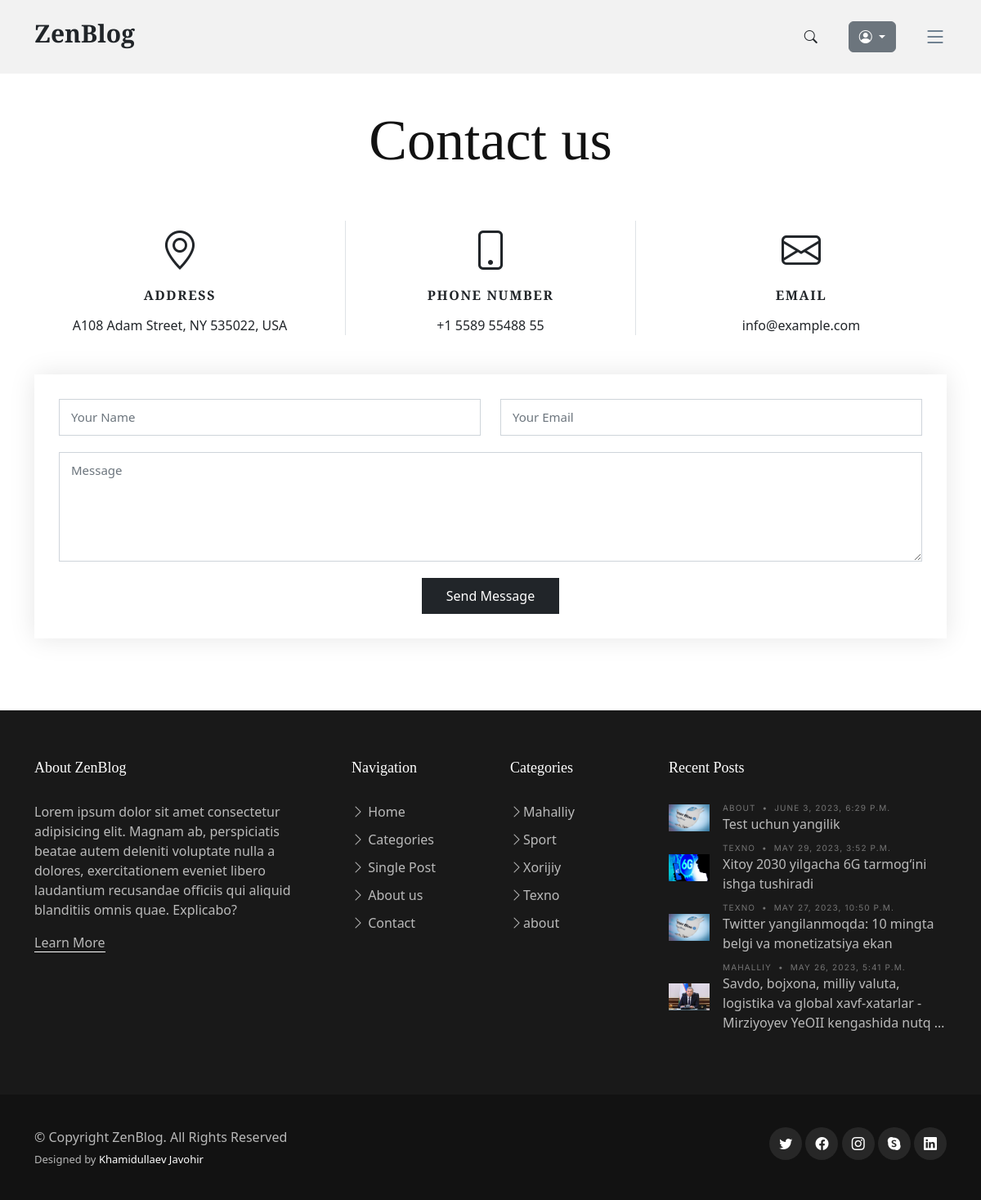
Page /contact/ on the committed database.
### news_app/models.py (models this page shows, shortened)
class Category(models.Model):
    name = models.CharField(max_length=150)
    def __str__(self):
        return self.name

class News(models.Model):
    class Status(models.TextChoices):
        Draft = "DF", "Draft"
        Published = "PB", "Published"
    title = models.CharField(max_length=250)
    slug = models.SlugField(max_length=300)
    body = models.TextField()
    image = models.ImageField(upload_to="news/images")
    category = models.ForeignKey(Category, on_delete=models.CASCADE)
    published_time = models.DateTimeField(default=timezone.now)
    created_time = models.DateTimeField(auto_now_add=True)
    updated_time = models.DateTimeField(auto_now=True)
    status = models.CharField(
        max_length=2, choices=Status.choices, default=Status.Draft
    )
    objects = models.Manager()  # defauld manager
    published = PublishedManager()
    class Meta:
        ordering = ["-published_time"]

### news_app/views.py (the view, shortened to what this page needs)
# urls.py: path("contact/", ContactPageView.as_view(), name="contact_page"),
class ContactPageView(TemplateView):
    template_name = "news/contact.html"
    def get(self, request, *args, **kwargs):
        form = ContactForm()
        context = {"form": form}
        return render(request, "news/contact.html", context)

### news_app/forms.py
class ContactForm(forms.ModelForm):
    class Meta:
        model = Contact
        fields = ["name", "email", "message"]

### news_app/context_procesor.py (called while the page is built)
def top_news(request):
    categories = Category.objects.all()
    top_news = News.published.all().order_by("-published_time")[:4]
    context = {
        "top_news": top_news,
        "categories": categories,
    }
    return context

### news_app/models.py (called while the page is built)
    def get_queryset(self):
        return super().get_queryset().filter(status=News.Status.Published)

### templates/news/contact.html (shortened to what this page needs)
{% extends 'news/base.html' %}
{% load static %}
{% block content %}
  <main id="main">
    <section id="contact" class="contact mb-5">
      <div class="container" data-aos="fade-up">
        <div class="row">
          <div class="col-lg-12 text-center mb-5">
            <h1 class="page-title">Contact us</h1>
          </div>
        </div>
        <div class="row gy-4">
          <div class="col-md-4">
            <div class="info-item">
              <i class="bi bi-geo-alt"></i>
              <h3>Address</h3>
              <address>A108 Adam Street, NY 535022, USA</address>
            </div>
          </div>
          <div class="col-md-4">
            <div class="info-item info-item-borders">
              <i class="bi bi-phone"></i>
              <h3>Phone Number</h3>
              <p><a href="tel:+155895548855">+1 5589 55488 55</a></p>
            </div>
          </div>
          <div class="col-md-4">
            <div class="info-item">
              <i class="bi bi-envelope"></i>
              <h3>Email</h3>
              <p><a href="mailto:info@example.com">info@example.com</a></p>
            </div>
          </div>
        </div>
        <div class="form mt-5">
          <form action="#" method="post" role="form" class="php-email-form">{% csrf_token %}
            <div class="row">
              <div class="form-group col-md-6">
                <input type="text" name="name" class="form-control" id="name" placeholder="Your Name" required>
              </div>
              <div class="form-group col-md-6">
                <input type="email" class="form-control" name="email" id="email" placeholder="Your Email" required>
              </div>
            </div>
            <div class="form-group">
              <textarea class="form-control" name="message" rows="5" placeholder="Message" required></textarea>
            </div>
            <div class="text-center"><button type="submit">Send Message</button></div>
          </form>
        </div>
      </div>
    </section>
  </main>
{% endblock content %}

### templates/news/base.html (shortened to what this page needs)
{% load static %}
<!DOCTYPE html>
<html lang="en">
<head>
  <link href="{% static 'vendor/bootstrap/css/bootstrap.min.css' %}" rel="stylesheet">
  <link href="{% static 'vendor/bootstrap-icons/bootstrap-icons.css' %}" rel="stylesheet">
  <link href="{% static 'vendor/swiper/swiper-bundle.min.css' %}" rel="stylesheet">
  <link href="{% static 'vendor/glightbox/css/glightbox.min.css' %}" rel="stylesheet">
  <link href="{% static 'vendor/aos/aos.css' %}" rel="stylesheet">
  <link href="{% static 'css/variables.css' %}" rel="stylesheet">
  <link href="{% static 'css/main.css' %}" rel="stylesheet">
  <link href="{% static 'css/404-page.css' %}" rel="stylesheet">
  <link href="{% static 'css/register.css' %}" rel="stylesheet">
</head>
<body>
  <header id="header" class="header d-flex align-items-center fixed-top">
    <div class="container-fluid container-xl d-flex align-items-center justify-content-between">
      <a href="{% url 'home_page' %}" class="logo d-flex align-items-center">
        <h1>ZenBlog</h1>
      </a>
      <div class="position-relative d-flex align-items-center">
        <div class=" d-flex align-items-center">
          <a href="#" class="mx-2 js-search-open"><span class="bi-search"></span></a>
          <div class="dropdown me-1" style="padding: 10px 0 10px 30px;">
            <button type="button" class="btn btn-secondary dropdown-toggle" data-bs-toggle="dropdown" aria-expanded="false" data-bs-offset="10,20">
              <i class="bi bi-person-circle"></i>
            </button>
          </div>
          <i class="bi bi-list mobile-nav-toggle" style="padding-left:30px"></i>
        </div>
      </div>
    </div>
  </header>
  {% block content %}
  {% endblock content %}
  <footer id="footer" class="footer">
    <div class="footer-content">
      <div class="container">
        <div class="row g-5">
          <div class="col-lg-4">
            <h3 class="footer-heading">About ZenBlog</h3>
            <p>Lorem ipsum dolor sit amet consectetur adipisicing elit. Magnam ab, perspiciatis beatae autem deleniti
              voluptate nulla a dolores, exercitationem eveniet libero laudantium recusandae officiis qui aliquid
              blanditiis omnis quae. Explicabo?</p>
            <p><a href="about.html" class="footer-link-more">Learn More</a></p>
          </div>
          <div class="col-6 col-lg-2">
            <h3 class="footer-heading">Navigation</h3>
            <ul class="footer-links list-unstyled">
              <li><a href="{% url 'home_page' %}"><i class="bi bi-chevron-right"></i> Home</a></li>
              <li><a href="category.html"><i class="bi bi-chevron-right"></i> Categories</a></li>
              <li><a href="single-post.html"><i class="bi bi-chevron-right"></i> Single Post</a></li>
              <li><a href="about.html"><i class="bi bi-chevron-right"></i> About us</a></li>
              <li><a href="{% url 'contact_page' %}"><i class="bi bi-chevron-right"></i> Contact</a></li>
            </ul>
          </div>
          <div class="col-6 col-lg-2">
            <h3 class="footer-heading">Categories</h3>
            <ul class="footer-links list-unstyled">
              {% for category in categories %}
                <li><a href="category.html"><i class="bi bi-chevron-right"></i>{{ category.name }}</a></li>
              {% endfor %}
            </ul>
          </div>
          <div class="col-lg-4">
            <h3 class="footer-heading">Recent Posts</h3>
            <ul class="footer-links footer-blog-entry list-unstyled">
              {% for news in top_news %}
              <li>
                <a href="{% url 'detail_page' news.pk %}" class="d-flex align-items-center">
                  <img src="{{ news.image.url }}" alt="" class="img-fluid me-3">
                  <div>
                    <div class="post-meta d-block"><span class="date">{{ news.category }}</span> <span class="mx-1">&bullet;</span>
                      <span>{{ news.published_time }}</span>
                    </div>
                    <span>{{ news.title | truncatewords:13 }}</span>
                  </div>
                </a>
              </li>
              {% endfor %}
            </ul>
          </div>
        </div>
      </div>
    </div>
    <div class="footer-legal">
      <div class="container">
        <div class="row justify-content-between">
          <div class="col-md-6 text-center text-md-start mb-3 mb-md-0">
            <div class="copyright">
              © Copyright <strong><span>ZenBlog</span></strong>. All Rights Reserved
            </div>
            <div class="credits">
              Designed by <a href="https://github.com/Javohir-dev">Khamidullaev Javohir</a>
            </div>
          </div>
          <div class="col-md-6">
            <div class="social-links mb-3 mb-lg-0 text-center text-md-end">
              <a href="#" class="twitter"><i class="bi bi-twitter"></i></a>
              <a href="#" class="facebook"><i class="bi bi-facebook"></i></a>
              <a href="#" class="instagram"><i class="bi bi-instagram"></i></a>
              <a href="#" class="google-plus"><i class="bi bi-skype"></i></a>
              <a href="#" class="linkedin"><i class="bi bi-linkedin"></i></a>
            </div>
          </div>
        </div>
      </div>
    </div>
  </footer>
</body>
</html>

### static/css/variables.css (style rules this page uses)
:root { --font-default: 'EB Garamond', system-ui, -apple-system, "Segoe UI", Roboto, "Helvetica Neue", Arial, "Noto Sans", "Liberation Sans", sans-serif, "Apple Color Emoji", "Segoe UI Emoji", "Segoe UI Symbol", "Noto Color Emoji"; --font-primary: 'EB Garamond', serif; --font-secondary: 'Inter', sans-serif; --color-default: #212529; --color-default-rgb: 33, 37, 41; --color-links: #212529; --color-links-hover: #15171a; --color-primary: #212529; --color-primary-light: #26282c; --color-primary-dark: #0b0c0e; --color-primary-rgb: 33, 37, 41; --color-primary-light-rgb: 38, 40, 44; --color-primary-dark-rgb: 11, 12, 14; --color-secondary: #596d80; --color-secondary-light: #8498aa; --color-secondary-dark: #404f5c; --color-secondary-rgb: 89, 109, 128; --color-secondary-light-rgb: 132, 152, 170; --color-secondary-dark-rgb: 64, 79, 92; --color-blue: #0d6efd; --color-blue-rgb: 13, 110, 253; --color-indigo: #6610f2; --color-indigo-rgb: 102, 16, 242; --color-purple: #6f42c1; --color-purple-rgb: 111, 66, 193; --color-pink: #f3268c; --color-pink-rgb: 243, 38, 140; --color-red: #df1529; --color-red-rgb: 223, 21, 4; --color-orange: #fd7e14; --color-orange-rgb: 253, 126, 20; --color-yellow: #ffc107; --color-yellow-rgb: 255, 193, 7; --color-green: #059652; --color-green-rgb: 5, 150, 82; --color-teal: #20c997; --color-teal-rgb: 32, 201, 151; --color-cyan: #0dcaf0; --color-cyan-rgb: 13, 202, 240; --color-white: #ffffff; --color-white-rgb: 255, 255, 255; --color-gray: #6c757d; --color-gray-rgb: 108, 117, 125; --color-black: #000000; --color-black-rgb: 0, 0, 0; }
:root { --bs-blue: var(--color-blue); --bs-indigo: var(--color-indigo); --bs-purple: var(--color-purple); --bs-pink: var(--color-pink); --bs-red: var(--color-red); --bs-orange: var(--color-orange); --bs-yellow: var(--color-yellow); --bs-green: var(--color-green); --bs-teal: var(--color-teal); --bs-cyan: var(--color-cyan); --bs-white: var(--color-white); --bs-gray: var(--color-gray); --bs-gray-dark: #343a40; --bs-gray-100: #f8f9fa; --bs-gray-200: #e9ecef; --bs-gray-300: #dee2e6; --bs-gray-400: #ced4da; --bs-gray-500: #adb5bd; --bs-gray-600: #6c757d; --bs-gray-700: #495057; --bs-gray-800: #343a40; --bs-gray-900: #212529; --bs-primary: var(--color-blue); --bs-secondary: var(--color-blue); --bs-success: #198754; --bs-info: #0dcaf0; --bs-warning: #ffc107; --bs-danger: #dc3545; --bs-light: #f8f9fa; --bs-dark: #212529; --bs-primary-rgb: var(--color-primary-rgb); --bs-secondary-rgb: var(--color-secondary-rgb); --bs-success-rgb: 25, 135, 84; --bs-info-rgb: 13, 202, 240; --bs-warning-rgb: 255, 193, 7; --bs-danger-rgb: 220, 53, 69; --bs-light-rgb: 248, 249, 250; --bs-dark-rgb: 33, 37, 41; --bs-white-rgb: var(--color-white-rgb); --bs-black-rgb: var(--color-black-rgb); --bs-body-color-rgb: var(--color-default-rgb); --bs-body-bg-rgb: 255, 255, 255; --bs-font-sans-serif: var(--font-default); --bs-font-monospace: SFMono-Regular, Menlo, Monaco, Consolas, "Liberation Mono", "Courier New", monospace; --bs-gradient: linear-gradient(180deg, rgba(255, 255, 255, 0.15), rgba(255, 255, 255, 0)); --bs-body-font-family: var(--font-default); --bs-body-font-size: 1rem; --bs-body-font-weight: 400; --bs-body-line-height: 1.5; --bs-body-color: var(--color-default); --bs-body-bg: #fff; }

### static/css/404-page.css (style rules this page uses)
a { text-decoration: none; }

### static/css/register.css (style rules this page uses)
:root { --color-white: #fff; --color-light: #f1f5f9; --color-black: #121212; --color-night: #001632; --color-red: #f44336; --color-yellow: #6cf436; --color-blue: #1a73e8; --color-gray: #80868b; --color-grayish: #dadce0; --shadow-normal: 0 1px 3px 0 rgba(0, 0, 0, 0.1), 0 1px 2px 0 rgba(0, 0, 0, 0.06); --shadow-medium: 0 4px 6px -1px rgba(0, 0, 0, 0.1), 0 2px 4px -1px rgba(0, 0, 0, 0.06); --shadow-large: 0 10px 15px -3px rgba(0, 0, 0, 0.1), 0 4px 6px -2px rgba(0, 0, 0, 0.05); }
.login a, button { font-family: inherit; font-size: inherit; line-height: inherit; cursor: pointer; border: none; outline: none; text-decoration: none; }
.login, img { display: block; width: 100%; height: auto; object-fit: cover; }

### rows in the picture
Category: name "Mahalliy"
Category: name "Sport"
Category: name "Xorijiy"
Category: name "Texno"
Category: name "about"
News: image (picture), category "ABOUT", published_time "JUNE 3, 2023, 6:29 P.M.", title "Test uchun yangilik"
News: image (picture), category "TEXNO", published_time "MAY 29, 2023, 3:52 P.M.", title "Xitoy 2030 yilgacha 6G tarmog‘ini ishga tushiradi"
News: image (picture), category "TEXNO", published_time "MAY 27, 2023, 10:50 P.M.", title "Twitter yangilanmoqda: 10 mingta belgi va monetizatsiya ekan"
News: image (picture), category "MAHALLIY", published_time "MAY 26, 2023, 5:41 P.M.", title "Savdo, bojxona, milliy valuta, logistika va global xavf-xatarlar - Mirziyoyev YeOII kengashida nutq …"
